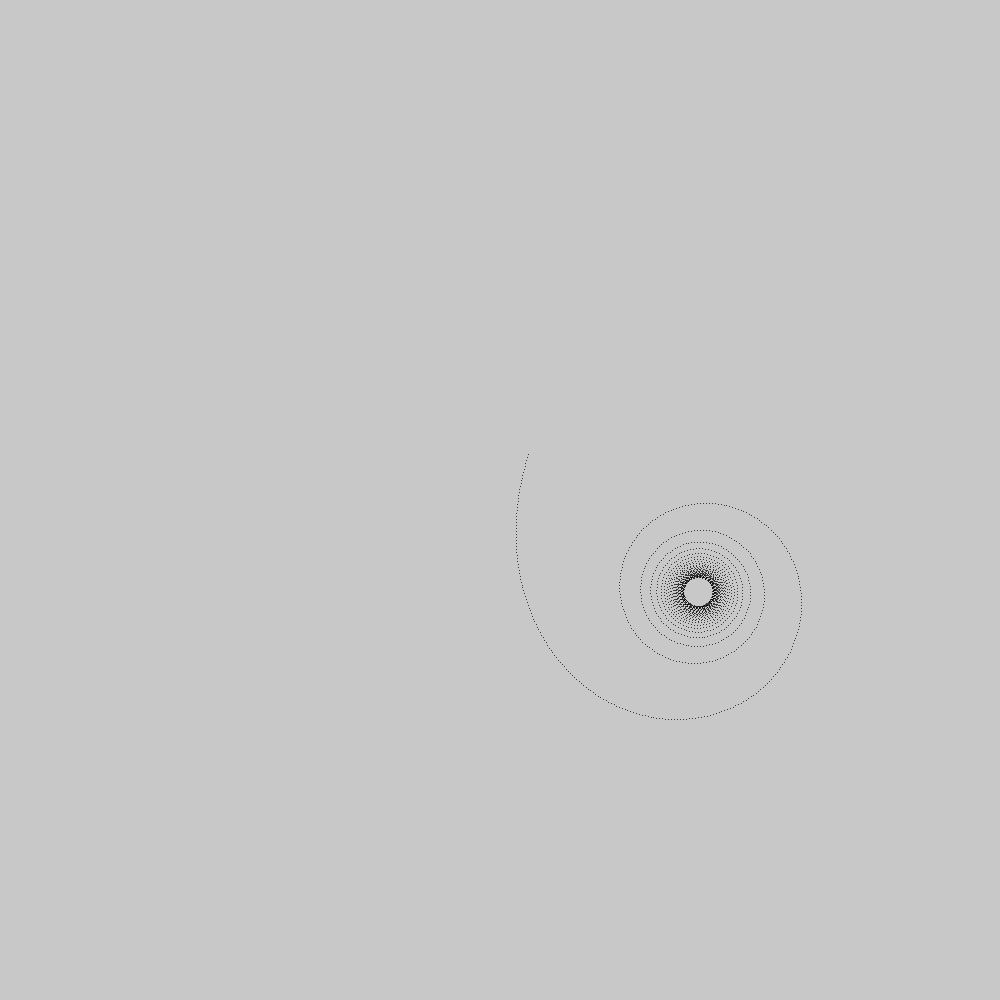
Frame 1 (no input)
Frame 60 (the mouse pressed at the canvas centre just before this capture): identical to frame 1, image omitted
Frame 120 (the mouse held since frame 60 and released just before this capture): identical to frame 1, image omitted

The Processing sketch that drew this single still picture (run headless with seeded random() and noise(); from frame 60 on, the mouse is pressed at the canvas centre):

// Processing sketch: lines_attractor
// ── lines_attractor.pde
float t, x, y, a;
void setup(){
  size(1000,1000);
  init();
  draw_();
}

void init(){
  t = 1 ;
  x = width/2+random(-100,100);
  y = height/2+random(-100,100);
  a = random(TAU);
}

void draw_(){
  background(200);
  
  float aa = a;
  int n = 2000 ;
  float r = 3;
  float xx = x;
  float yy = y;
  float aspeed = 0.01;
  for (int i = 0; i < n; i++){
    xx += sin(aa)*r;
    yy += cos(aa)*r;
    aa += aspeed;
    aspeed += .0001;//+t*.0001;
    point(xx,yy);
  }
}


void draw(){
  t += .1;
  draw_();
}

void keyPressed(){
  init();
  draw_();
}
